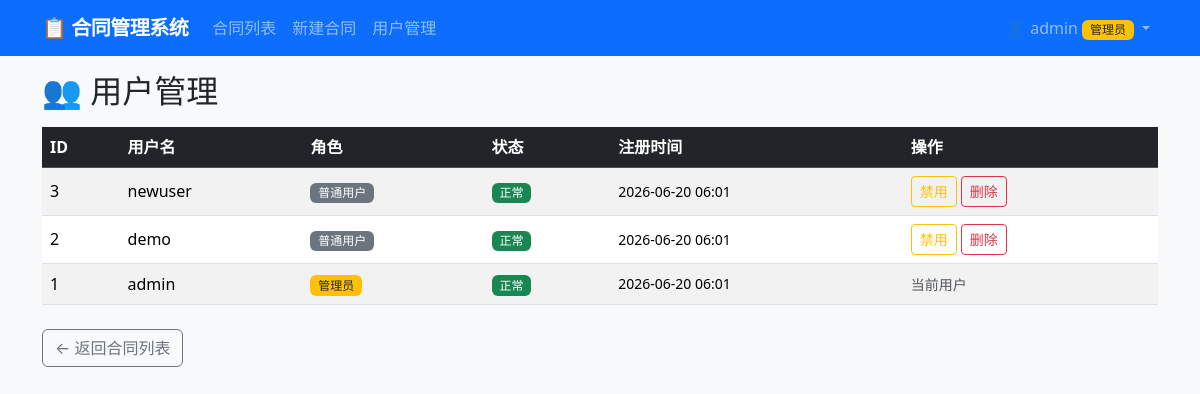
The page /projects/contract-mgmt-v2/admin/users (signed in) on the database its author committed.
### models.py (models this page shows, shortened)
class User(UserMixin, db.Model):
    __tablename__ = "users"
    id = db.Column(db.Integer, primary_key=True)
    username = db.Column(db.String(80), unique=True, nullable=False)
    password_hash = db.Column(db.String(255), nullable=False)
    role = db.Column(db.String(20), nullable=False, default="user")
    is_active = db.Column(db.Boolean, nullable=False, default=True)
    created_at = db.Column(db.DateTime, default=lambda: datetime.now(timezone.utc))
    contracts = db.relationship("Contract", backref="owner", lazy="dynamic",
                                cascade="all, delete-orphan")
    def is_admin(self):
        return self.role == "admin"

### app.py (the view)
    @main_bp.route("/admin/users")
    @admin_required
    def admin_users():
        users = User.query.order_by(User.created_at.desc()).all()
        return render_template("admin_users.html", users=users)

### templates/admin_users.html (shortened to what this page needs)
{% extends "base.html" %}
{% block content %}
<h2 class="mb-3">👥 用户管理</h2>
<div class="table-responsive">
    <table class="table table-striped table-hover align-middle">
        <thead class="table-dark">
            <tr>
                <th>ID</th>
                <th>用户名</th>
                <th>角色</th>
                <th>状态</th>
                <th>注册时间</th>
                <th>操作</th>
            </tr>
        </thead>
        <tbody>
            {% for user in users %}
            <tr>
                <td>{{ user.id }}</td>
                <td>{{ user.username }}</td>
                <td>
                    {% if user.role == 'admin' %}
                    <span class="badge bg-warning text-dark">管理员</span>
                    {% else %}
                    <span class="badge bg-secondary">普通用户</span>
                    {% endif %}
                </td>
                <td>
                    {% if user.is_active %}
                    <span class="badge bg-success">正常</span>
                    {% else %}
                    <span class="badge bg-danger">已禁用</span>
                    {% endif %}
                </td>
                <td class="text-nowrap small">{{ user.created_at.strftime('%Y-%m-%d %H:%M') }}</td>
                <td class="text-nowrap">
                    {% if user.id != current_user.id %}
                    <form method="POST" action="{{ url_for('main.admin_user_toggle', user_id=user.id) }}" class="d-inline">
                        <button type="submit" class="btn btn-sm {{ 'btn-outline-success' if not user.is_active else 'btn-outline-warning' }}">
                            {{ '启用' if not user.is_active else '禁用' }}
                        </button>
                    </form>
                    <form method="POST" action="{{ url_for('main.admin_user_delete', user_id=user.id) }}" class="d-inline"
                          onsubmit="return confirm('确定要删除用户「{{ user.username }}」吗？其所有合同和附件也将被删除，此操作不可恢复！')">
                        <button type="submit" class="btn btn-sm btn-outline-danger">删除</button>
                    </form>
                    {% else %}
                    <span class="text-muted small">当前用户</span>
                    {% endif %}
                </td>
            </tr>
            {% endfor %}
        </tbody>
    </table>
</div>
<div class="mt-2">
    <a href="{{ url_for('main.dashboard') }}" class="btn btn-outline-secondary">← 返回合同列表</a>
</div>
{% endblock %}

### templates/base.html (shortened to what this page needs)
<!DOCTYPE html>
<html lang="zh-CN">
<head>
    <link href="https://cdn.jsdelivr.net/npm/bootstrap@5.3.3/dist/css/bootstrap.min.css" rel="stylesheet">
    <link rel="stylesheet" href="{{ url_for('main.static', filename='css/style.css') }}?v={{ version }}">
</head>
<body>
    <nav class="navbar navbar-expand-lg navbar-dark bg-primary">
        <div class="container">
            <a class="navbar-brand" href="{{ url_for('main.dashboard') }}">📋 合同管理系统</a>
            <div class="collapse navbar-collapse" id="navbarNav">
                {% if current_user.is_authenticated %}
                <ul class="navbar-nav me-auto">
                    <li class="nav-item">
                        <a class="nav-link" href="{{ url_for('main.dashboard') }}">合同列表</a>
                    </li>
                    <li class="nav-item">
                        <a class="nav-link" href="{{ url_for('main.contract_create') }}">新建合同</a>
                    </li>
                    {% if current_user.is_admin() %}
                    <li class="nav-item">
                        <a class="nav-link" href="{{ url_for('main.admin_users') }}">用户管理</a>
                    </li>
                    {% endif %}
                </ul>
                <ul class="navbar-nav">
                    <li class="nav-item dropdown">
                        <a class="nav-link dropdown-toggle" href="#" id="userDropdown" role="button"
                           data-bs-toggle="dropdown" aria-expanded="false">
                            👤 {{ current_user.username }}
                            {% if current_user.is_admin() %}<span class="badge bg-warning text-dark">管理员</span>{% endif %}
                        </a>
                    </li>
                </ul>
                {% endif %}
            </div>
        </div>
    </nav>
    <div class="container mt-3">
        {% block content %}{% endblock %}
    </div>
</body>
</html>

### static/css/style.css (style rules this page uses)
:root { --primary-dark: #1a56db; }
body { min-height: 100vh; background-color: #f8f9fa; }
.navbar-brand { font-weight: 700; letter-spacing: -0.5px; }
.table th { font-weight: 600; white-space: nowrap; }
.table td { vertical-align: middle; }
.badge { font-weight: 500; }
.container.mt-3 { padding-bottom: 2rem; }

### rows shown on the page
User: username "admin", id "1", role "管理员", is_active "正常", created_at "2026-06-20 06:01", shows "当前用户"
User: id "3", username "newuser", role "普通用户", shows "正常", created_at "2026-06-20 06:01", is_active "禁用"
User: id "2", username "demo", role "普通用户", shows "正常", created_at "2026-06-20 06:01", is_active "禁用"
